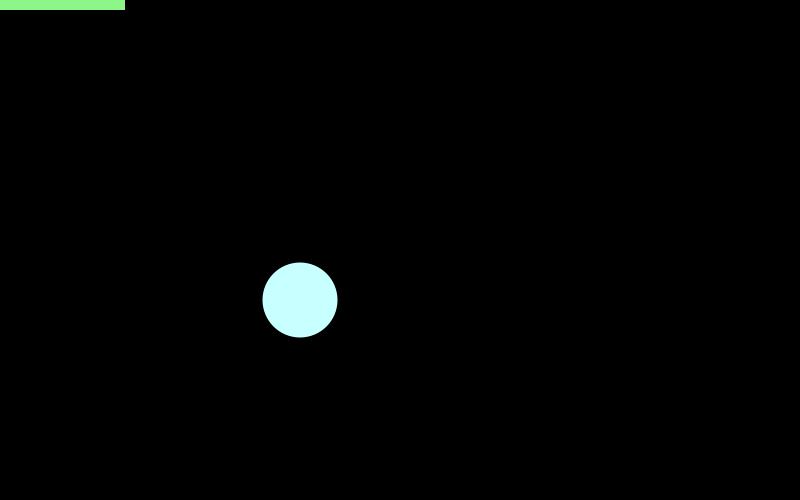
Frame 1 (no input)
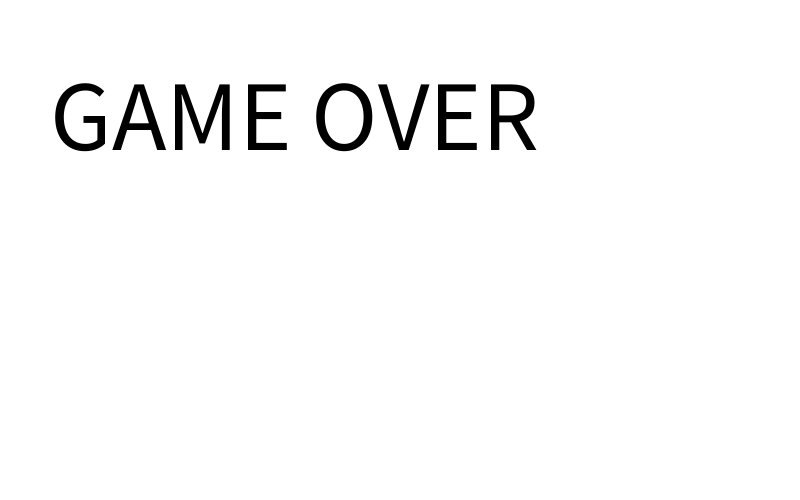
Frame 60 (the mouse pressed at the canvas centre just before this capture)
Frame 120 (the mouse held since frame 60 and released just before this capture): identical to frame 60, image omitted

The Processing sketch that drew these frames (run headless with seeded random() and noise(); from frame 60 on, the mouse is pressed at the canvas centre):

// Processing sketch: processing_168773
// ── processing_168773.pde

float speedx = 5;
float speedy = 7;
float posx = 300;
float posy = 300;
float dir = 0;

void setup() {
  size(800, 500);
  frameRate(30);
  background(0);
}

void draw() {
  noStroke();
  fill(0, 30);
  rect(0, 0, width, height);
  fill(random(100,255), 255, 255);
  ellipse(posx, posy, 75, 75);
  posx = posx + speedx; 

  if (posx+75/2 >= 800 || posx-75/2 <= 0) {
    speedx=-speedx;
  } 

  posy = posy + speedy;
  if (posy-75/2 <= 0) {
    speedy=-speedy;
  } 
fill(random(100,255),random(100,255),random(100,255));
  rect(mouseX-125, mouseY-10, 250, 20);
  float rectxb1 = mouseX-125;
  float rectxb2 = mouseX+125;
  float recty = mouseY+-10;
  if (posy>=recty && posy-recty<=10 && rectxb1<=posx && posx<=mouseX) {
    speedy=-speedy;
    //speedx=-speedx;
  }

if (posy>=recty && posy-recty<=10 && mouseX<=posx && posx<=rectxb2) {
    speedy=-speedy;
    speedx=-speedx;
  }

if (posy>=525) {
  background(255); 
   fill(0);
   textSize(100);
text("GAME OVER", 50, 150); 
}

}
